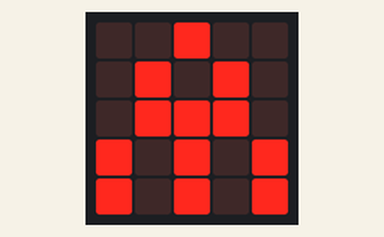
Recording of a program running on a simulated BBC micro:bit running MicroPython. On the bench: the board's 5×5 LED display. At 7.7 s the program stops and its outputs stay as they are.

Above: at 2.85 s.
At 3.55 s:
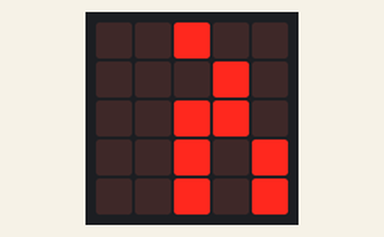
At 4.5 s:
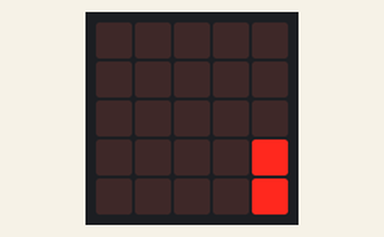
At 5.6 s:
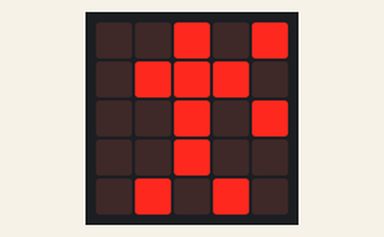
At 6.65 s:
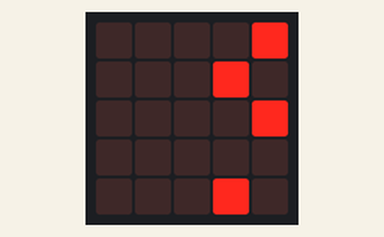
At 7.8 s:
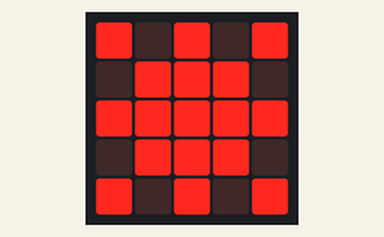

Measured:
- what the display in image 2 shows lasts 0.6 s, from 4.4 s to 5.0 s
- what the display in image 3 shows lasts 0.4 s, from 5.4 s to 5.8 s

The program:

Adrian.py
```python
from microbit import *

firework=(Image("00900:09090:09990:90909:90909"))
sleep(100)
firework2=(Image("90909:09990:90909:00900:09090"))
display.show(firework2)
sleep(100)
firework3=(Image("90909:09990:99999:09990:90909"))
display.show(firework3)

for x in range(0,5):
    for y in range(0,5):
         br=display.get_pixel(x,y)
         if br>0:
                display.set_pixel(x,y,br-9)
         sleep(100)

display.show(firework)

for x in range(0,5):
    for y in range(0,5):
         br=display.get_pixel(x,y)
         if br>0:
                display.set_pixel(x,y,br-9)
         sleep(100)

display.show(firework2)

for x in range(0,5):
    for y in range(0,5):
         br=display.get_pixel(x,y)
         if br>0:
                display.set_pixel(x,y,br-9)
         sleep(100)

display.show(firework3)
```
